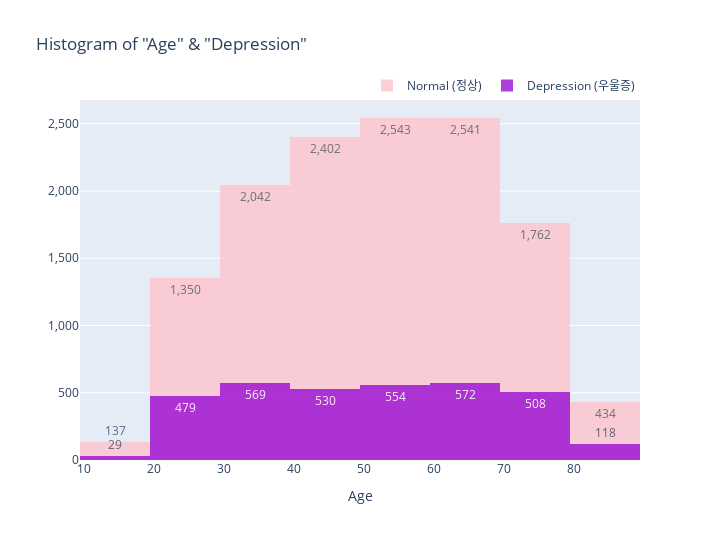

The notebook cell saved with this chart:
### Markdown cell above
- Histogram (Age & Target)

### Code cell
# Age(만나이) & Target Histogram (Depression)
query_age_depr_no = df_depr.query('depression == "No"')
query_age_depr_yes = df_depr.query('depression == "Yes"')

hist_age_depr = go.Figure()
hist_age_depr.add_trace(
    go.Histogram(x=query_age_depr_no.age,
                 nbinsx=12,
                 name='Normal (정상)',
                 marker_color='pink',
                 texttemplate="%{y}",
                 hoverinfo='x+y')
)
hist_age_depr.add_trace(
    go.Histogram(x=query_age_depr_yes.age,
                 nbinsx=12,
                 name='Depression (우울증)',
                 marker_color='darkviolet',
                 texttemplate="%{y}",
                 hoverinfo='x+y')
)
hist_age_depr.update_layout(barmode='overlay',
                            title_text='Histogram of "Age" & "Depression"',
                            xaxis_title_text="Age",
                            yaxis_title_text="",
                            width=720,
                            height=540,
                            legend=dict(orientation='h',
                                        yanchor='bottom', y=1,
                                        xanchor='right', x=1))
hist_age_depr.update_xaxes(dtick=10)
hist_age_depr.update_yaxes(tickformat=',')
hist_age_depr.update_traces(opacity=0.75)
hist_age_depr.show()

### Figure 1 — Plotly figure (JSON) as saved in the notebook; plotly's stock layout.template omitted (floating-point values rounded to 4 significant figures; data arrays with more than 128 entries replaced by an {"elided": "..."} marker saying what was removed)
{"data": [{"hoverinfo": "x+y", "marker": {"color": "pink"}, "name": "Normal (정상)", "nbinsx": 12, "opacity": 0.75, "texttemplate": "%{y}", "type": "histogram", "x": {"elided": "13211 int values"}}, {"hoverinfo": "x+y", "marker": {"color": "darkviolet"}, "name": "Depression (우울증)", "nbinsx": 12, "opacity": 0.75, "texttemplate": "%{y}", "type": "histogram", "x": {"elided": "3359 int values"}}], "layout": {"barmode": "overlay", "height": 540, "legend": {"orientation": "h", "x": 1, "xanchor": "right", "y": 1, "yanchor": "bottom"}, "title": {"text": "Histogram of \"Age\" & \"Depression\""}, "width": 720, "xaxis": {"dtick": 10, "title": {"text": "Age"}}, "yaxis": {"tickformat": ",", "title": {"text": ""}}}}
